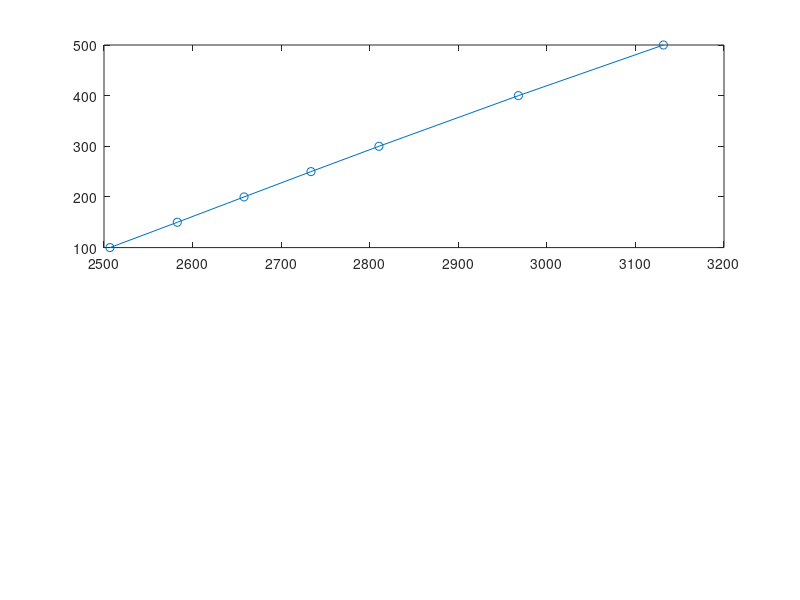

This chart was generated by the following MATLAB code: (Note: this script raises an error after producing the figure.)
T = [100 150 200 250 300 400 500];
u = [2506.7, 2582.8, 2658.1, 2733.7, 2810.4, 2967.9, 3131.6];
subplot(2, 1, 1);
plot(u, T, '-o');

new_u = 2680.78;
values = 0;
values(1) = interp1(u, T, new_u);
values(2) = interp1(u, T, new_u, 'nearest');
values(3) = interp1(u, T, new_u, 'next');
values(4) = interp1(u, T, new_u, 'previous');
values(5) = interp1(u, T, new_u, 'spline');
values(6) = interp1(u, T, new_u, 'pchip');
values(7) = interp1(u, T, new_u, 'v5cubic');
values(8) = interp1(u, T, new_u, 'makima');
subplot(2, 1, 2);
plot(values)


